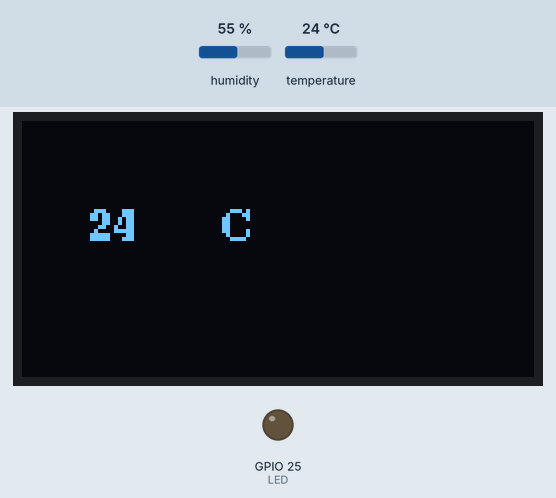
Bench run of a sketch on a simulated ESP32. Parts: 128×64 one-colour display, output pins drawn as LEDs (lit = HIGH). The inputs (shaded band) are chosen by the test bench; at power-on: temperature 24 °C, humidity 55 %. What the sketch prints to the serial monitor is not drawn.

Above: at 2.9 s.
3.0 s: temperature set to 28 °C
At 5.4 s:
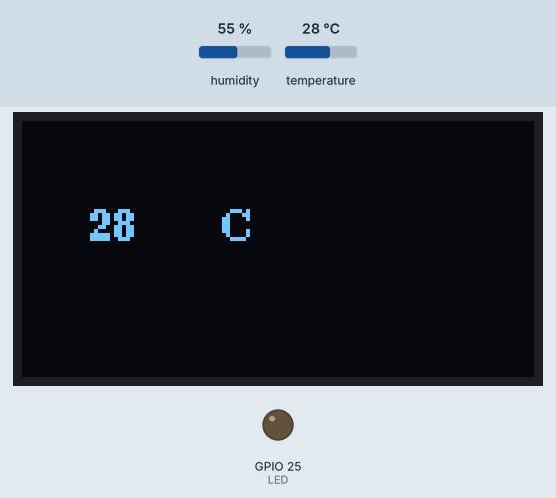
5.8 s: temperature set to 31 °C
At 7.3 s:
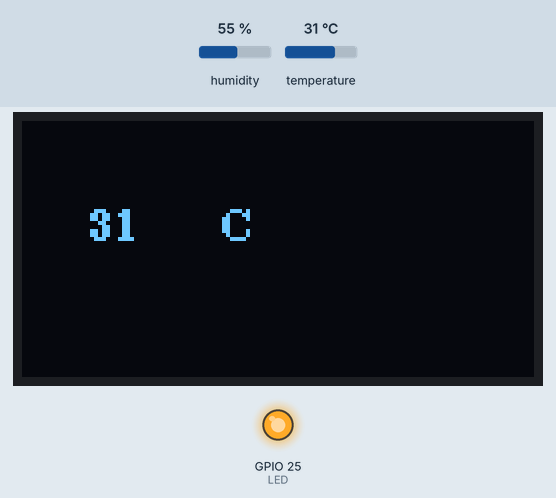
8.6 s: temperature set to 12 °C
At 11.0 s:
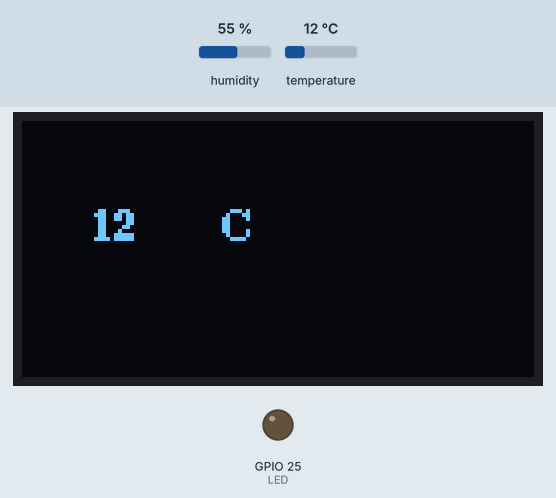
Timing chart, 0 to 12.5 s (numbered marks = the images above; inputs shaded):
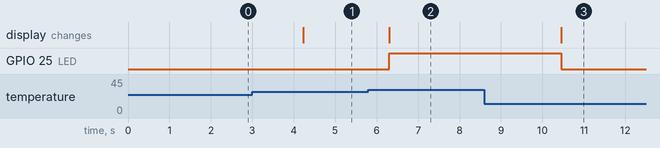

The sketch:

ej_3.ino
```cpp
#include <U8g2lib.h>
#include <DHT.h>
#define SENSOR_TEMP 23
#define LED 25

DHT dht(SENSOR_TEMP,DHT11);
U8G2_SH1106_128X64_NONAME_F_HW_I2C u8g2(U8G2_R0, /* reset=*/U8X8_PIN_NONE);

void printBMP_OLED(void);

void setup() {
  Serial.begin(9600);
  u8g2.begin();
  dht.begin();
  pinMode(SENSOR_TEMP,INPUT);
  pinMode(LED, OUTPUT);
}

void loop() {
  printBMP_OLED();
  if(dht.readTemperature()>=30){
    digitalWrite(LED,HIGH);
  } else{
    digitalWrite(LED, LOW);
  }
  delay(1000);
}

void printBMP_OLED(void) {
  int temp = dht.readTemperature();
  Serial.println(temp);
  char stringtemp[5];
  u8g2.clearBuffer();  // limpiamos la memoria interna

  u8g2.setFont(u8g2_font_ncenB08_tr);  // elegimos la fuente correcta
  sprintf(stringtemp, "%d", temp);     ///se convierte el valor de float a string
  u8g2.drawStr(17, 30, stringtemp);
  u8g2.drawStr(50, 30, "C");
  u8g2.sendBuffer();  // transferencia interna en el display
}
```

Measured:
- the behaviour switches between 29 and 30 °C on temperature (found by bisection; images 1 and 2)
- after the input at 3.0 s, the display: changes after 1.2 s (image 1)
- after the input at 5.8 s, GPIO 25 (LED): LOW → HIGH after 0.50 s; the display: changes after 0.50 s (image 2)
- after the input at 8.6 s, GPIO 25 (LED): HIGH → LOW after 1.9 s; the display: changes after 1.9 s (image 3)
